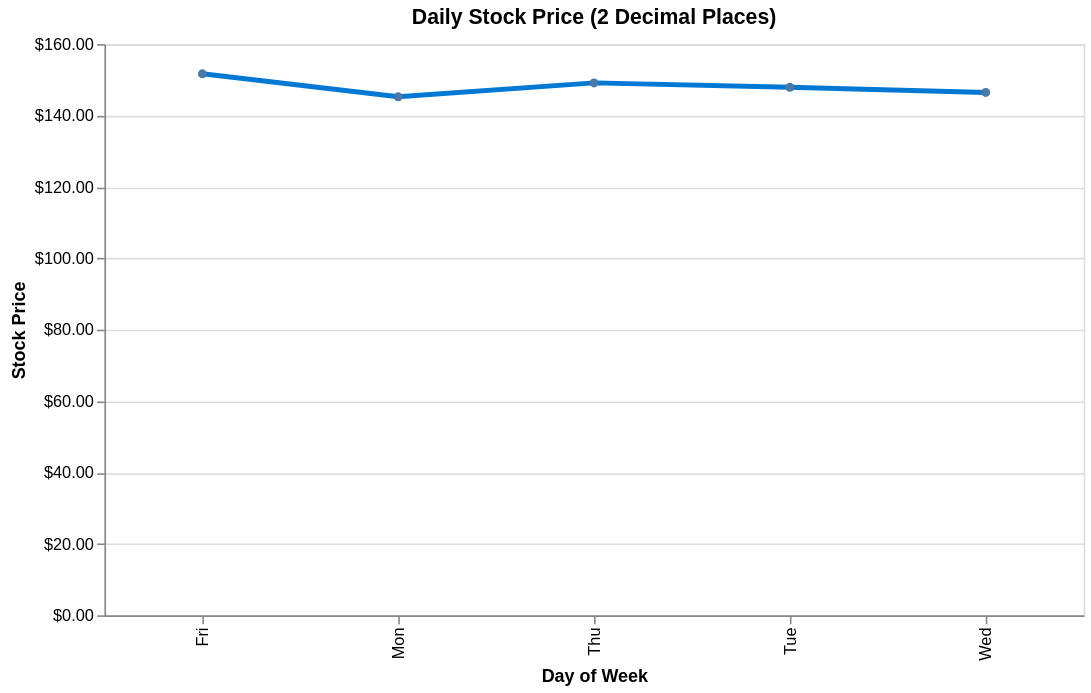

Specify this chart in Vega-Lite:
### Vega-Lite specification from a JSON file in a GitHub repository (floating-point values rounded to 4 significant figures)
{"$schema": "https://vega.github.io/schema/vega-lite/v5.json", "description": "Stock prices with 2 decimal places", "width": 600, "height": 350, "data": {"values": [{"day": "Mon", "price": 145.2}, {"day": "Tue", "price": 147.9}, {"day": "Wed", "price": 146.4}, {"day": "Thu", "price": 149.1}, {"day": "Fri", "price": 151.7}]}, "mark": {"type": "line", "point": true, "strokeWidth": 3, "color": "#0078D4"}, "encoding": {"x": {"field": "day", "type": "ordinal", "axis": {"title": "Day of Week"}}, "y": {"field": "price", "type": "quantitative", "axis": {"title": "Stock Price", "format": "$.2f"}}}, "title": "Daily Stock Price (2 Decimal Places)"}
